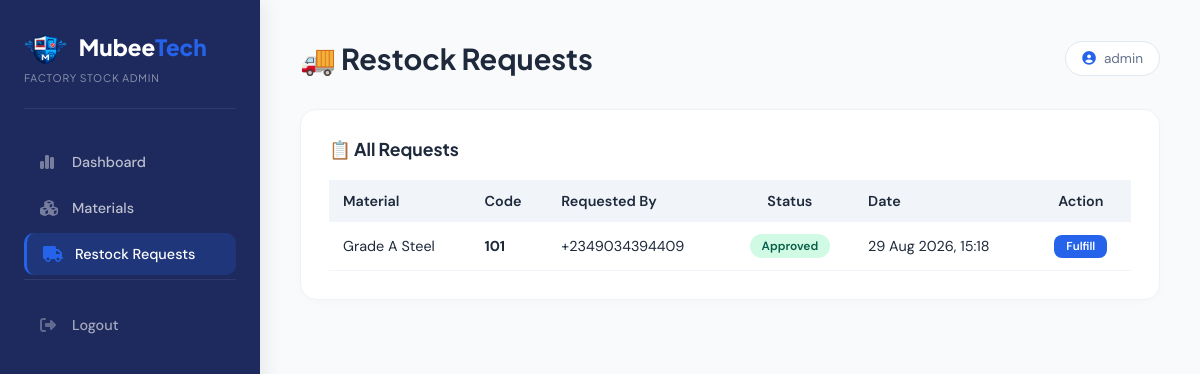
Page /admin/restocks.php (signed in) on the committed database.
### tables this page shows
CREATE TABLE `restock_requests` (
  `id` int(11) NOT NULL,
  `material_code` varchar(20) NOT NULL,
  `requested_by` varchar(20) NOT NULL,
  `status` enum('pending','approved','rejected') DEFAULT 'pending',
  `created_at` timestamp NULL DEFAULT current_timestamp(),
  `updated_at` timestamp NULL DEFAULT current_timestamp() ON UPDATE current_timestamp(),
  `factory_id` int(11) NOT NULL DEFAULT 1
);

CREATE TABLE `materials` (
  `id` int(11) NOT NULL,
  `code` varchar(20) NOT NULL,
  `name` varchar(100) NOT NULL,
  `quantity` int(11) DEFAULT 0,
  `threshold` int(11) DEFAULT 50,
  `last_updated` timestamp NULL DEFAULT current_timestamp() ON UPDATE current_timestamp(),
  `factory_id` int(11) NOT NULL DEFAULT 1
);

### admin/restocks.php (the view, shortened to what this page needs)
<?php
require_once 'includes/config.php';
$query = "
    SELECT r.*, m.name as material_name, m.code as material_code
    FROM restock_requests r
    LEFT JOIN materials m ON r.material_code = m.code
    ORDER BY r.created_at DESC
";
$result = mysqli_query($conn, $query);
$requests = mysqli_fetch_all($result, MYSQLI_ASSOC);
?>
<!DOCTYPE html>
<html lang="en">
<head>
    <link rel="stylesheet" href="https://cdnjs.cloudflare.com/ajax/libs/font-awesome/6.5.0/css/all.min.css">
</head>
<body>
    <aside class="sidebar">
        <div class="logo">
            <img src="../mubeetech_icon.png" alt="MubeeTech" style="height:35px; margin-right:8px; vertical-align:middle; display:inline-block;">
            Mubee<span>Tech</span>
            <small>Factory Stock Admin</small>
        </div>
        <nav id="sidebarNav">
            <a href="index.php"><i class="fas fa-chart-simple"></i> Dashboard</a>
            <a href="materials.php"><i class="fas fa-cubes"></i> Materials</a>
            <a href="restocks.php" class="active"><i class="fas fa-truck"></i> Restock Requests</a>
            <div class="logout">
                <a href="logout.php"><i class="fas fa-sign-out-alt"></i> Logout</a>
            </div>
        </nav>
    </aside>
    <main class="main">
        <div class="main-header">
            <h1>🚚 Restock Requests</h1>
            <div class="user"><i class="fas fa-user-circle"></i> <?= htmlspecialchars($_SESSION['admin_username'] ?? 'Admin') ?></div>
        </div>
        <div class="card">
            <h3>📋 All Requests</h3>
            <div class="table-wrap">
                <table>
                    <thead>
                        <tr>
                            <th>Material</th>
                            <th>Code</th>
                            <th>Requested By</th>
                            <th style="text-align:center;">Status</th>
                            <th>Date</th>
                            <th style="text-align:center;">Action</th>
                        </tr>
                    </thead>
                    <tbody>
                        <?php foreach ($requests as $r): ?>
                        <tr>
                            <td><?= htmlspecialchars($r['material_name'] ?? 'Unknown') ?></td>
                            <td><strong><?= htmlspecialchars($r['material_code']) ?></strong></td>
                            <td><?= htmlspecialchars($r['requested_by']) ?></td>
                            <td style="text-align:center;">
                                <span class="badge badge-<?= $r['status'] ?>">
                                    <?= ucfirst($r['status']) ?>
                                </span>
                            </td>
                            <td><?= date('d M Y, H:i', strtotime($r['created_at'])) ?></td>
                            <td style="text-align:center;">
                                <?php if ($r['status'] === 'pending'): ?>
                                <form method="POST" class="form-inline">
                                    <input type="hidden" name="request_id" value="<?= $r['id'] ?>">
                                    <input type="hidden" name="status" value="approved">
                                    <button type="submit" class="btn btn-success btn-sm">Approve</button>
                                </form>
                                <form method="POST" class="form-inline">
                                    <input type="hidden" name="request_id" value="<?= $r['id'] ?>">
                                    <input type="hidden" name="status" value="rejected">
                                    <button type="submit" class="btn btn-danger btn-sm">Reject</button>
                                </form>
                                <?php elseif ($r['status'] === 'approved'): ?>
                                <form method="POST" class="form-inline">
                                    <button type="submit" class="btn btn-primary btn-sm">Fulfill</button>
                                </form>
                                <?php else: ?>
                                <span class="no-action">—</span>
                                <?php endif; ?>
                            </td>
                        </tr>
                        <?php endforeach; ?>
                    </tbody>
                </table>
            </div>
        </div>
    </main>
</body>
</html>

### admin/restocks.php (style rules this page uses)
* { margin: 0; padding: 0; box-sizing: border-box; }
body { font-family: 'DM Sans', system-ui, sans-serif; background: #f8fafc; color: #1e293b; display: flex; min-height: 100vh; }
.sidebar { width: 260px; background: #1E2A5E; color: #fff; padding: 2rem 1.5rem; display: flex; flex-direction: column; min-height: 100vh; position: fixed; top: 0; left: 0; bottom: 0; box-shadow: 4px 0 20px rgba(0,0,0,0.08); }
.sidebar .logo { font-family: 'Plus Jakarta Sans', system-ui, sans-serif; font-size: 1.4rem; font-weight: 800; margin-bottom: 2rem; padding-bottom: 1.5rem; border-bottom: 1px solid rgba(255,255,255,0.08); }
.sidebar .logo span { color: #2563eb; }
.sidebar .logo small { display: block; font-size: 0.65rem; font-weight: 400; color: rgba(255,255,255,0.5); letter-spacing: 0.08em; text-transform: uppercase; margin-top: 4px; }
.sidebar nav { flex: 1; }
.sidebar nav a { display: flex; align-items: center; gap: 12px; padding: 12px 16px; color: rgba(255,255,255,0.7); text-decoration: none; border-radius: 10px; font-weight: 500; font-size: 0.9rem; transition: all 0.25s ease; margin-bottom: 4px; }
.sidebar nav a i { width: 20px; font-size: 1rem; color: rgba(255,255,255,0.4); }
.sidebar nav a.active { background: rgba(37, 99, 235, 0.2); color: #fff; border-left: 3px solid #2563eb; }
.sidebar nav a.active i { color: #2563eb; }
.sidebar .logout { margin-top: auto; padding-top: 1.5rem; border-top: 1px solid rgba(255,255,255,0.08); }
.sidebar .logout a { display: flex; align-items: center; gap: 12px; padding: 12px 16px; color: rgba(255,255,255,0.6); text-decoration: none; border-radius: 10px; transition: all 0.25s ease; font-weight: 500; font-size: 0.9rem; }
.sidebar .logout a i { width: 20px; font-size: 1rem; color: rgba(255,255,255,0.3); }
.main { margin-left: 260px; padding: 2.5rem; flex: 1; min-height: 100vh; }
.main-header { display: flex; justify-content: space-between; align-items: center; margin-bottom: 2rem; flex-wrap: wrap; gap: 1rem; }
.main-header h1 { font-family: 'Plus Jakarta Sans', system-ui, sans-serif; font-size: 1.8rem; font-weight: 700; color: #1e293b; }
.main-header .user { font-size: 0.85rem; color: #64748b; display: flex; align-items: center; gap: 8px; background: #fff; padding: 8px 16px; border-radius: 20px; border: 1px solid #e2e8f0; }
.main-header .user i { color: #2563eb; }
.card { background: #ffffff; border-radius: 16px; border: 1px solid #eef2f6; padding: 1.75rem; margin-bottom: 2rem; box-shadow: 0 2px 8px rgba(0,0,0,0.02); }
.card h3 { font-family: 'Plus Jakarta Sans', system-ui, sans-serif; font-size: 1.1rem; font-weight: 700; margin-bottom: 1.25rem; }
.table-wrap { overflow-x: auto; }
table { width: 100%; border-collapse: collapse; font-size: 0.9rem; }
th { text-align: left; padding: 12px 14px; background: #f1f5f9; font-weight: 600; color: #1e293b; }
td { padding: 12px 14px; border-bottom: 1px solid #f1f5f9; }
.badge { display: inline-block; padding: 4px 12px; border-radius: 20px; font-size: 0.75rem; font-weight: 600; }
.badge-approved { background: #d1fae5; color: #065f46; }
.btn { display: inline-flex; align-items: center; gap: 6px; padding: 6px 14px; border-radius: 8px; font-family: 'DM Sans', system-ui, sans-serif; font-size: 0.78rem; font-weight: 600; border: none; cursor: pointer; transition: all 0.25s ease; text-decoration: none; }
.btn-primary { background: #2563eb; color: #fff; }
.btn-sm { padding: 4px 12px; font-size: 0.72rem; }
.form-inline { display: inline-block; margin: 0 2px; }

### rows in the picture
restock_requests: materials.name "Grade A Steel", materials.code "101", requested_by "+2349034394409", status "Approved", created_at "29 Aug 2026, 15:18"

### other values in the picture
$_SESSION['admin_username'] "admin"
